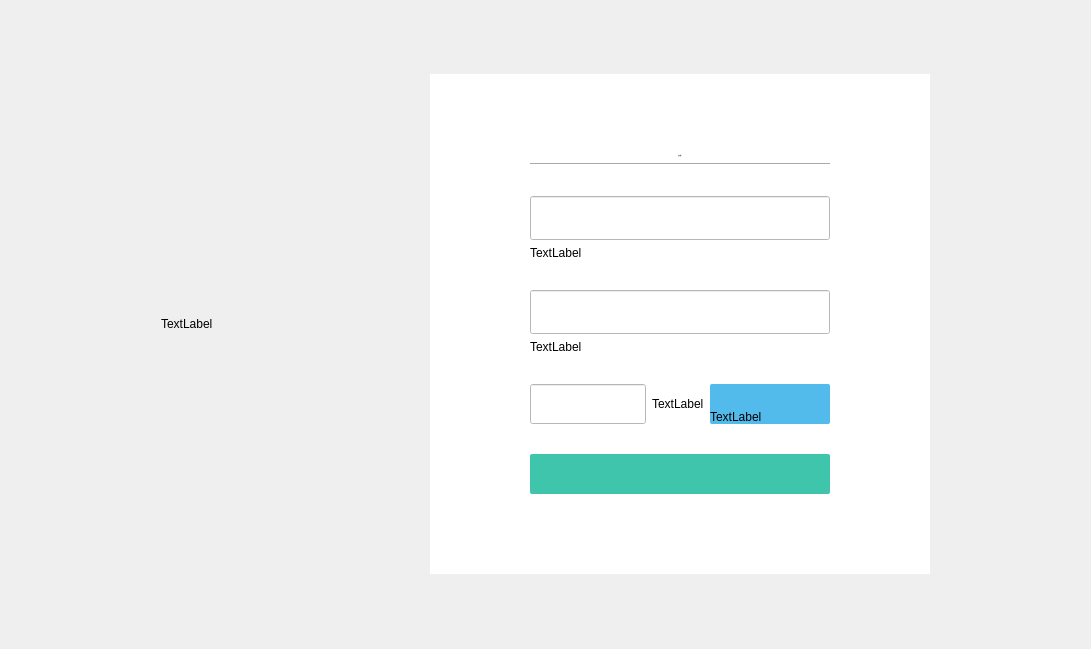
<?xml version="1.0" encoding="UTF-8"?>
<ui version="4.0">
 <class>Dialog</class>
 <widget class="QDialog" name="Dialog">
  <property name="windowModality">
   <enum>Qt::ApplicationModal</enum>
  </property>
  <property name="geometry">
   <rect>
    <x>0</x>
    <y>0</y>
    <width>1091</width>
    <height>649</height>
   </rect>
  </property>
  <property name="windowTitle">
   <string>账e捷电子报销系统-登录</string>
  </property>
  <property name="windowIcon">
   <iconset resource="res.qrc">
    <normaloff>:/imag/logo.png</normaloff>:/imag/logo.png</iconset>
  </property>
  <property name="styleSheet">
   <string notr="true"/>
  </property>
  <layout class="QGridLayout" name="gridLayout">
   <item row="1" column="2">
    <spacer name="horizontalSpacer_3">
     <property name="orientation">
      <enum>Qt::Horizontal</enum>
     </property>
     <property name="sizeType">
      <enum>QSizePolicy::Fixed</enum>
     </property>
     <property name="sizeHint" stdset="0">
      <size>
       <width>150</width>
       <height>20</height>
      </size>
     </property>
    </spacer>
   </item>
   <item row="1" column="1">
    <layout class="QHBoxLayout" name="horizontalLayout_4">
     <property name="spacing">
      <number>0</number>
     </property>
     <item>
      <widget class="QFrame" name="frame_left">
       <property name="sizePolicy">
        <sizepolicy hsizetype="Preferred" vsizetype="Expanding">
         <horstretch>0</horstretch>
         <verstretch>0</verstretch>
        </sizepolicy>
       </property>
       <property name="minimumSize">
        <size>
         <width>0</width>
         <height>0</height>
        </size>
       </property>
       <property name="frameShape">
        <enum>QFrame::NoFrame</enum>
       </property>
       <property name="frameShadow">
        <enum>QFrame::Raised</enum>
       </property>
       <layout class="QVBoxLayout" name="verticalLayout">
        <property name="spacing">
         <number>0</number>
        </property>
        <property name="leftMargin">
         <number>0</number>
        </property>
        <property name="topMargin">
         <number>0</number>
        </property>
        <property name="rightMargin">
         <number>0</number>
        </property>
        <property name="bottomMargin">
         <number>0</number>
        </property>
        <item>
         <widget class="QLabel" name="label">
          <property name="sizePolicy">
           <sizepolicy hsizetype="Expanding" vsizetype="Expanding">
            <horstretch>0</horstretch>
            <verstretch>0</verstretch>
           </sizepolicy>
          </property>
          <property name="minimumSize">
           <size>
            <width>0</width>
            <height>0</height>
           </size>
          </property>
          <property name="styleSheet">
           <string notr="true"/>
          </property>
          <property name="text">
           <string>TextLabel</string>
          </property>
         </widget>
        </item>
       </layout>
      </widget>
     </item>
     <item>
      <widget class="QFrame" name="frame_right">
       <property name="sizePolicy">
        <sizepolicy hsizetype="Expanding" vsizetype="Expanding">
         <horstretch>0</horstretch>
         <verstretch>0</verstretch>
        </sizepolicy>
       </property>
       <property name="styleSheet">
        <string notr="true">background-color: rgb(255, 255, 255);</string>
       </property>
       <property name="frameShape">
        <enum>QFrame::NoFrame</enum>
       </property>
       <property name="frameShadow">
        <enum>QFrame::Raised</enum>
       </property>
       <layout class="QVBoxLayout" name="verticalLayout_4">
        <property name="spacing">
         <number>30</number>
        </property>
        <property name="leftMargin">
         <number>100</number>
        </property>
        <property name="topMargin">
         <number>80</number>
        </property>
        <property name="rightMargin">
         <number>100</number>
        </property>
        <property name="bottomMargin">
         <number>80</number>
        </property>
        <item>
         <layout class="QVBoxLayout" name="verticalLayout_2">
          <item>
           <layout class="QHBoxLayout" name="horizontalLayout">
            <property name="spacing">
             <number>20</number>
            </property>
            <item>
             <widget class="QLabel" name="label_3">
              <property name="font">
               <font>
                <family>微软雅黑</family>
                <pointsize>-1</pointsize>
                <weight>9</weight>
                <italic>false</italic>
                <bold>false</bold>
               </font>
              </property>
              <property name="styleSheet">
               <string notr="true">color: #333333;
font: 75 26px &quot;微软雅黑&quot;;</string>
              </property>
              <property name="text">
               <string>账e捷</string>
              </property>
              <property name="alignment">
               <set>Qt::AlignCenter</set>
              </property>
             </widget>
            </item>
           </layout>
          </item>
          <item>
           <widget class="Line" name="line">
            <property name="orientation">
             <enum>Qt::Horizontal</enum>
            </property>
           </widget>
          </item>
         </layout>
        </item>
        <item>
         <layout class="QVBoxLayout" name="verticalLayout_3">
          <property name="spacing">
           <number>30</number>
          </property>
          <item>
           <layout class="QVBoxLayout" name="verticalLayout_5">
            <item>
             <widget class="QLineEdit" name="lineEdit_user_name">
              <property name="sizePolicy">
               <sizepolicy hsizetype="Preferred" vsizetype="Expanding">
                <horstretch>0</horstretch>
                <verstretch>0</verstretch>
               </sizepolicy>
              </property>
              <property name="minimumSize">
               <size>
                <width>0</width>
                <height>44</height>
               </size>
              </property>
              <property name="styleSheet">
               <string notr="true">font: 75 12pt &quot;微软雅黑&quot;;</string>
              </property>
             </widget>
            </item>
            <item>
             <widget class="QLabel" name="label_username_tip">
              <property name="text">
               <string>TextLabel</string>
              </property>
             </widget>
            </item>
           </layout>
          </item>
          <item>
           <layout class="QVBoxLayout" name="verticalLayout_6">
            <item>
             <widget class="QLineEdit" name="lineEdit__pwd">
              <property name="sizePolicy">
               <sizepolicy hsizetype="Preferred" vsizetype="Preferred">
                <horstretch>0</horstretch>
                <verstretch>0</verstretch>
               </sizepolicy>
              </property>
              <property name="minimumSize">
               <size>
                <width>0</width>
                <height>44</height>
               </size>
              </property>
              <property name="styleSheet">
               <string notr="true">font: 75 12pt &quot;微软雅黑&quot;;</string>
              </property>
              <property name="echoMode">
               <enum>QLineEdit::Password</enum>
              </property>
             </widget>
            </item>
            <item>
             <widget class="QLabel" name="label_pwdtip">
              <property name="text">
               <string>TextLabel</string>
              </property>
             </widget>
            </item>
           </layout>
          </item>
         </layout>
        </item>
        <item>
         <layout class="QHBoxLayout" name="horizontalLayout_2">
          <item>
           <widget class="QLineEdit" name="lineEdit_vertify_code">
            <property name="sizePolicy">
             <sizepolicy hsizetype="Expanding" vsizetype="Preferred">
              <horstretch>0</horstretch>
              <verstretch>0</verstretch>
             </sizepolicy>
            </property>
            <property name="minimumSize">
             <size>
              <width>0</width>
              <height>32</height>
             </size>
            </property>
            <property name="styleSheet">
             <string notr="true">font: 75 12pt &quot;微软雅黑&quot;;</string>
            </property>
           </widget>
          </item>
          <item>
           <widget class="QLabel" name="label_codepic">
            <property name="text">
             <string>TextLabel</string>
            </property>
           </widget>
          </item>
          <item>
           <widget class="verificationcodelabel" name="label_verfiycode">
            <property name="sizePolicy">
             <sizepolicy hsizetype="Preferred" vsizetype="Preferred">
              <horstretch>0</horstretch>
              <verstretch>0</verstretch>
             </sizepolicy>
            </property>
            <property name="minimumSize">
             <size>
              <width>120</width>
              <height>40</height>
             </size>
            </property>
            <property name="styleSheet">
             <string notr="true">font: 12pt &quot;微软雅黑&quot;;
width:100px;
height:40px;
background:rgba(83,187,235,1);
border-radius:2px;</string>
            </property>
            <property name="frameShape">
             <enum>QFrame::Panel</enum>
            </property>
            <property name="text">
             <string>TextLabel</string>
            </property>
            <property name="textFormat">
             <enum>Qt::AutoText</enum>
            </property>
            <property name="alignment">
             <set>Qt::AlignBottom|Qt::AlignLeading|Qt::AlignLeft</set>
            </property>
           </widget>
          </item>
         </layout>
        </item>
        <item>
         <layout class="QHBoxLayout" name="horizontalLayout_3">
          <item>
           <widget class="MyButton" name="pushButton_denglu">
            <property name="sizePolicy">
             <sizepolicy hsizetype="Preferred" vsizetype="Preferred">
              <horstretch>0</horstretch>
              <verstretch>0</verstretch>
             </sizepolicy>
            </property>
            <property name="styleSheet">
             <string notr="true">width:300px;
font: 12pt &quot;微软雅黑&quot;;
height:40px;
background:rgba(64,197,173,1);
border-radius:2px;
color: rgb(255, 255, 255);
</string>
            </property>
            <property name="text">
             <string/>
            </property>
           </widget>
          </item>
         </layout>
        </item>
       </layout>
      </widget>
     </item>
    </layout>
   </item>
   <item row="0" column="1">
    <spacer name="verticalSpacer">
     <property name="orientation">
      <enum>Qt::Vertical</enum>
     </property>
     <property name="sizeHint" stdset="0">
      <size>
       <width>20</width>
       <height>88</height>
      </size>
     </property>
    </spacer>
   </item>
   <item row="1" column="0">
    <spacer name="horizontalSpacer_2">
     <property name="orientation">
      <enum>Qt::Horizontal</enum>
     </property>
     <property name="sizeType">
      <enum>QSizePolicy::Fixed</enum>
     </property>
     <property name="sizeHint" stdset="0">
      <size>
       <width>150</width>
       <height>20</height>
      </size>
     </property>
    </spacer>
   </item>
   <item row="2" column="1">
    <spacer name="verticalSpacer_2">
     <property name="orientation">
      <enum>Qt::Vertical</enum>
     </property>
     <property name="sizeHint" stdset="0">
      <size>
       <width>20</width>
       <height>88</height>
      </size>
     </property>
    </spacer>
   </item>
  </layout>
 </widget>
 <layoutdefault spacing="6" margin="11"/>
 <customwidgets>
  <customwidget>
   <class>MyButton</class>
   <extends>QPushButton</extends>
   <header location="global">mybutton.h</header>
  </customwidget>
  <customwidget>
   <class>verificationcodelabel</class>
   <extends>QLabel</extends>
   <header location="global">verificationcodelabel.h</header>
  </customwidget>
 </customwidgets>
 <resources>
  <include location="res.qrc"/>
 </resources>
 <connections/>
</ui>
